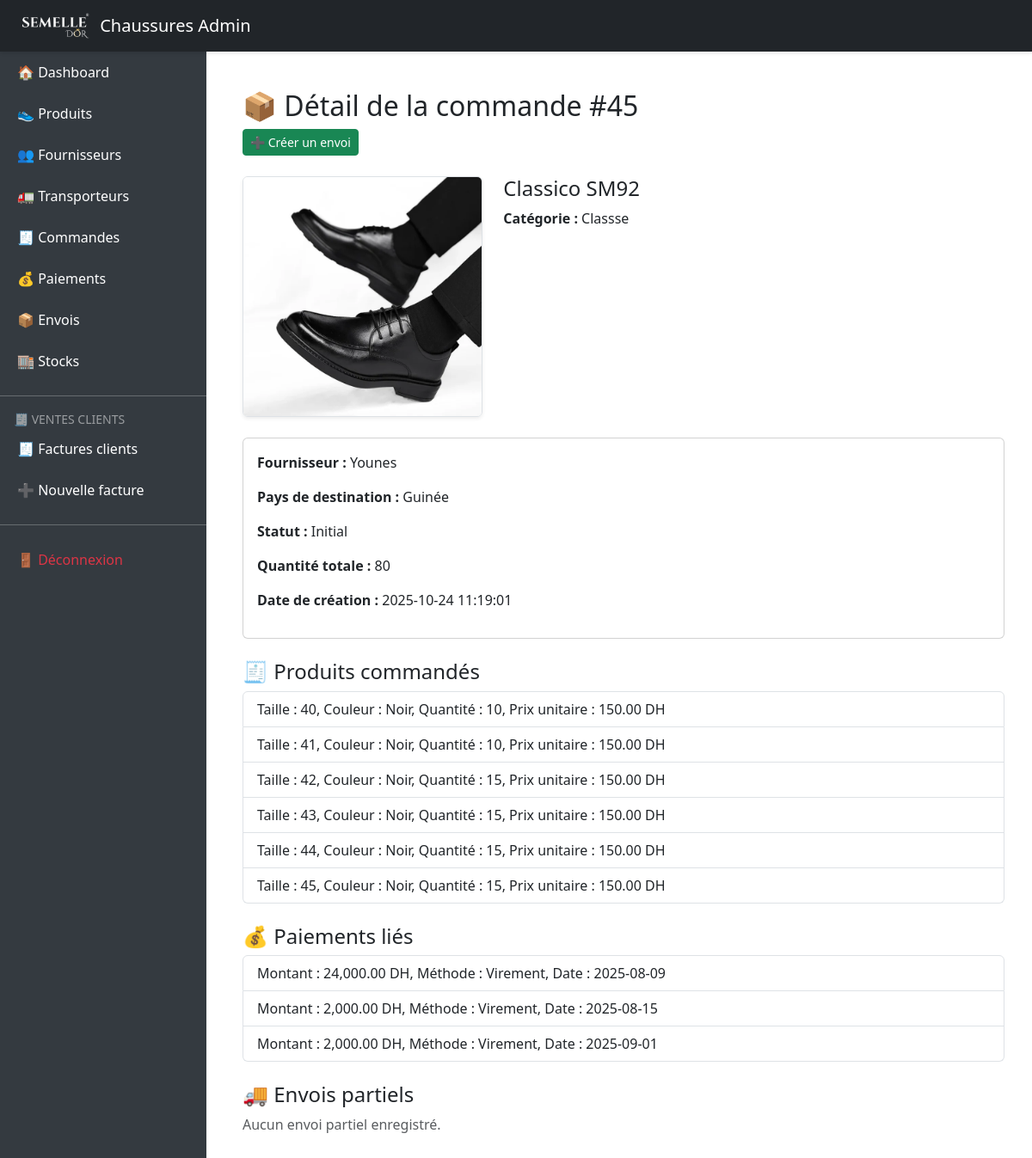
Screenshot of /index.php?route=orders/show/45 (signed in) with the database file from the repository.
### tables this page shows
CREATE TABLE `orders` (
  `id` int(11) NOT NULL,
  `supplier_id` int(11) DEFAULT NULL,
  `country_id` int(11) DEFAULT NULL,
  `order_date` date DEFAULT NULL,
  `total_quantity` int(11) NOT NULL,
  `status` enum('Initial','Validé – production en cours','Envoi partiel','Envoi complet','Livré à la destination') DEFAULT 'Initial',
  `created_at` datetime DEFAULT current_timestamp(),
  `updated_at` datetime DEFAULT current_timestamp() ON UPDATE current_timestamp(),
  `product_id` int(11) DEFAULT NULL
);

CREATE TABLE `products` (
  `id` int(11) NOT NULL,
  `name` varchar(100) DEFAULT NULL,
  `description` text DEFAULT NULL,
  `category` varchar(100) DEFAULT NULL,
  `image_path` varchar(255) DEFAULT NULL
);

CREATE TABLE `suppliers` (
  `id` int(11) NOT NULL,
  `name` varchar(100) DEFAULT NULL,
  `contact_info` text DEFAULT NULL,
  `contact_name` varchar(100) DEFAULT NULL,
  `phone` varchar(20) DEFAULT NULL,
  `email` varchar(100) DEFAULT NULL,
  `address` text DEFAULT NULL,
  `created_at` timestamp NULL DEFAULT current_timestamp()
);

CREATE TABLE `countries` (
  `id` int(11) NOT NULL,
  `name` varchar(100) NOT NULL,
  `flag` varchar(10) DEFAULT '',
  `code` varchar(10) DEFAULT ''
);

CREATE TABLE `order_items` (
  `id` int(11) NOT NULL,
  `order_id` int(11) DEFAULT NULL,
  `variant_id` int(11) DEFAULT NULL,
  `quantity_ordered` int(11) DEFAULT NULL,
  `unit_price` decimal(10,2) DEFAULT NULL
);

CREATE TABLE `variants` (
  `id` int(11) NOT NULL,
  `product_id` int(11) DEFAULT NULL,
  `size` varchar(10) DEFAULT NULL,
  `color` varchar(50) DEFAULT NULL,
  `sku` varchar(100) DEFAULT NULL
);

CREATE TABLE `payments` (
  `id` int(11) NOT NULL,
  `supplier_id` int(11) DEFAULT NULL,
  `payment_date` date DEFAULT NULL,
  `amount` decimal(10,2) DEFAULT NULL,
  `payment_method` varchar(50) DEFAULT NULL,
  `notes` text DEFAULT NULL,
  `proof_file` varchar(255) DEFAULT NULL
);

### controllers/OrderController.php (called while the page is built, shortened)
<?php
require_once 'models/Order.php';
require_once 'models/Product.php';
function showOrder($id)
{
    $order = Order::findWithSupplier($id);
    $orderItems = Order::orderItems($id);
    $partialShipments = Order::partialShipments($id);
    $payments = Order::payments($id);
    $product = Product::find($order['product_id']);
    include 'views/orders/show.php';
}

### index.php (called while the page is built, shortened)
<?php
require 'routes.php';

### models/Order.php (called while the page is built, shortened)
<?php
class Order
{
    public static function orderItems($orderId)
    {
        global $pdo;
        $stmt = $pdo->prepare("
            SELECT oi.*, v.size, v.color
            FROM order_items oi
            JOIN variants v ON oi.variant_id = v.id
            WHERE oi.order_id = ?
        ");
        $stmt->execute([$orderId]);
        return $stmt->fetchAll(PDO::FETCH_ASSOC);
    }
    public static function findWithSupplier($orderId)
    {
        global $pdo;
        $stmt = $pdo->prepare("
            SELECT o.*, s.name AS supplier_name, c.name AS destination_country, c.flag
            FROM orders o
            JOIN suppliers s ON o.supplier_id = s.id
            JOIN countries c ON o.country_id = c.id
            WHERE o.id = ?
        ");
        $stmt->execute([$orderId]);
        return $stmt->fetch(PDO::FETCH_ASSOC);
    }
    public static function payments($orderId)
    {
        global $pdo;
        $stmt = $pdo->prepare("
            SELECT p.*
            FROM payments p
            JOIN orders o ON o.supplier_id = p.supplier_id
            WHERE o.id = ?
        ");
        $stmt->execute([$orderId]);
        return $stmt->fetchAll(PDO::FETCH_ASSOC);
    }
}

### models/Product.php (called while the page is built, shortened)
<?php
class Product
{
    public static function find($id)
    {
        global $pdo;
        $stmt = $pdo->prepare("SELECT * FROM products WHERE id = ?");
        $stmt->execute([$id]);
        return $stmt->fetch(PDO::FETCH_ASSOC);
    }
}

### views/orders/show.php (the view, shortened to what this page needs)
<?php
include 'views/layout/header.php';
?>
<div class="container mt-4">
    <h2>📦 Détail de la commande #<?= $order['id'] ?></h2>
    <a href="?route=shipments/create&order_id=<?= $order['id'] ?>" class="btn btn-sm btn-success">➕ Créer un envoi</a>
    <div class="row my-4">
        <div class="col-md-4">
            <?php if (!empty($product['image_path'])): ?>
                <img src="<?= htmlspecialchars($product['image_path']) ?>" class="img-fluid rounded border shadow-sm" alt="Produit">
            <?php else: ?>
                <div class="text-muted">Aucune image disponible</div>
            <?php endif; ?>
        </div>
        <div class="col-md-8">
            <h4><?= htmlspecialchars($product['name']) ?></h4>
            <p><strong>Catégorie :</strong> <?= htmlspecialchars($product['category']) ?></p>
        </div>
    </div>
    <div class="card mb-4">
        <div class="card-body">
            <p><strong>Fournisseur :</strong> <?= htmlspecialchars($order['supplier_name'] ?? $order['supplier_id']) ?></p>
            <p><strong>Pays de destination :</strong> <?= htmlspecialchars($order['destination_country']) ?></p>
            <p><strong>Statut :</strong> <?= htmlspecialchars($order['status']) ?></p>
            <p><strong>Quantité totale :</strong> <?= $order['total_quantity'] ?></p>
            <p><strong>Date de création :</strong> <?= $order['created_at'] ?></p>
        </div>
    </div>
    <h4>🧾 Produits commandés</h4>
    <?php if (!empty($orderItems) && is_array($orderItems)): ?>
        <ul class="list-group mb-4">
            <?php foreach ($orderItems as $item): ?>
                <li class="list-group-item">
                    Taille : <?= htmlspecialchars($item['size']) ?>,
                    Couleur : <?= htmlspecialchars($item['color']) ?>,
                    Quantité : <?= $item['quantity_ordered'] ?>,
                    Prix unitaire : <?= number_format($item['unit_price'], 2) ?> DH
                </li>
            <?php endforeach; ?>
        </ul>
    <?php else: ?>
        <p class="text-muted">Aucun produit trouvé dans cette commande.</p>
    <?php endif; ?>
    <h4>💰 Paiements liés</h4>
    <?php if (empty($payments)): ?>
        <p class="text-muted">Aucun paiement enregistré.</p>
    <?php else: ?>
        <ul class="list-group mb-4">
            <?php foreach ($payments as $pay): ?>
                <li class="list-group-item">
                    Montant : <?= number_format($pay['amount'], 2) ?> DH,
                    Méthode : <?= htmlspecialchars($pay['payment_method']) ?>,
                    Date : <?= htmlspecialchars($pay['payment_date']) ?>
                </li>
            <?php endforeach; ?>
        </ul>
    <?php endif; ?>
    <h4>🚚 Envois partiels</h4>
    <?php if (empty($partialShipments)): ?>
        <p class="text-muted">Aucun envoi partiel enregistré.</p>
    <?php endif; ?>
</div>
<?php include 'views/layout/footer.php'; ?>

### views/layout/header.php (style rules this page uses)
body { min-height: 100vh; display: flex; }

### rows the page displays
orders: id "45", supplier.name "Younes", country.name "Guinée", status "Initial", total_quantity "80", created_at "2025-10-24 11:19:01"
products: image_path (picture), name "Classico SM92", category "Classse"
order_items: variant.size "40", variant.color "Noir", quantity_ordered "10", unit_price "150.00"
order_items: variant.size "41", variant.color "Noir", quantity_ordered "10", unit_price "150.00"
order_items: variant.size "42", variant.color "Noir", quantity_ordered "15", unit_price "150.00"
order_items: variant.size "43", variant.color "Noir", quantity_ordered "15", unit_price "150.00"
order_items: variant.size "44", variant.color "Noir", quantity_ordered "15", unit_price "150.00"
order_items: variant.size "45", variant.color "Noir", quantity_ordered "15", unit_price "150.00"
payments: amount "24,000.00", payment_method "Virement", payment_date "2025-08-09"
payments: amount "2,000.00", payment_method "Virement", payment_date "2025-08-15"
payments: amount "2,000.00", payment_method "Virement", payment_date "2025-09-01"
